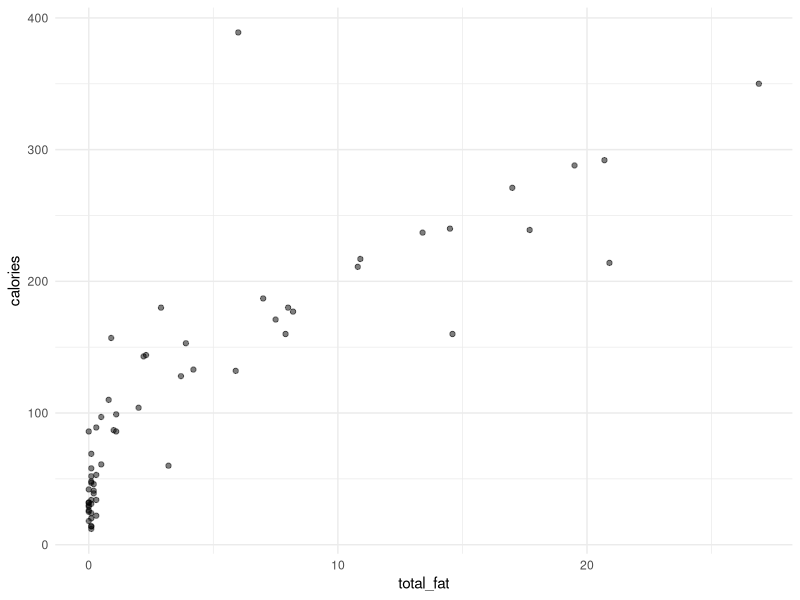
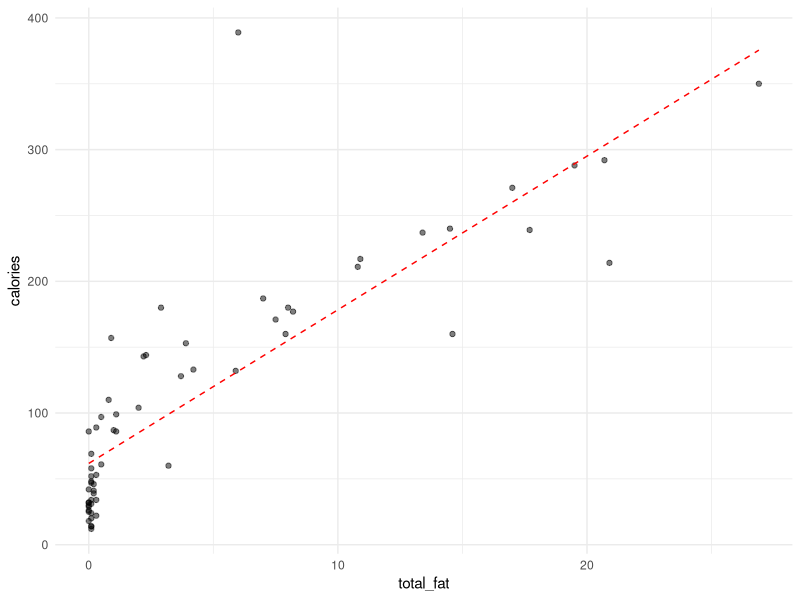
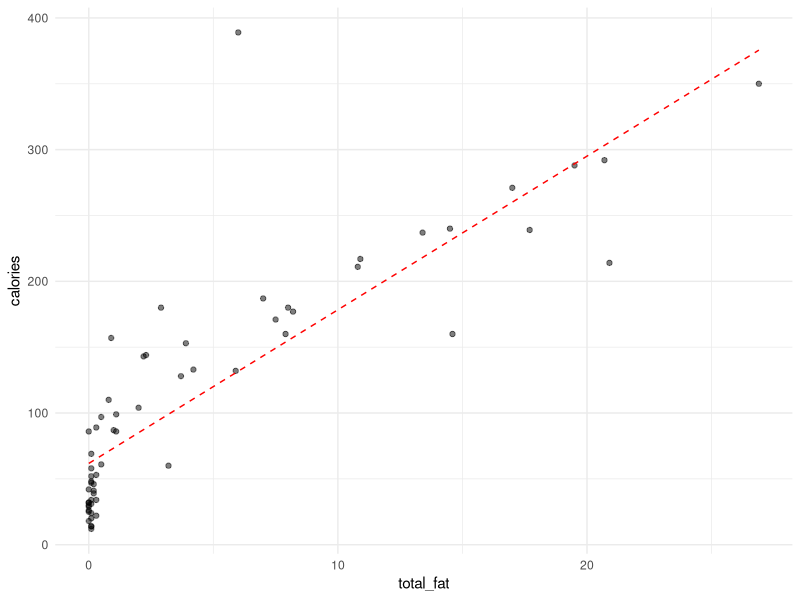
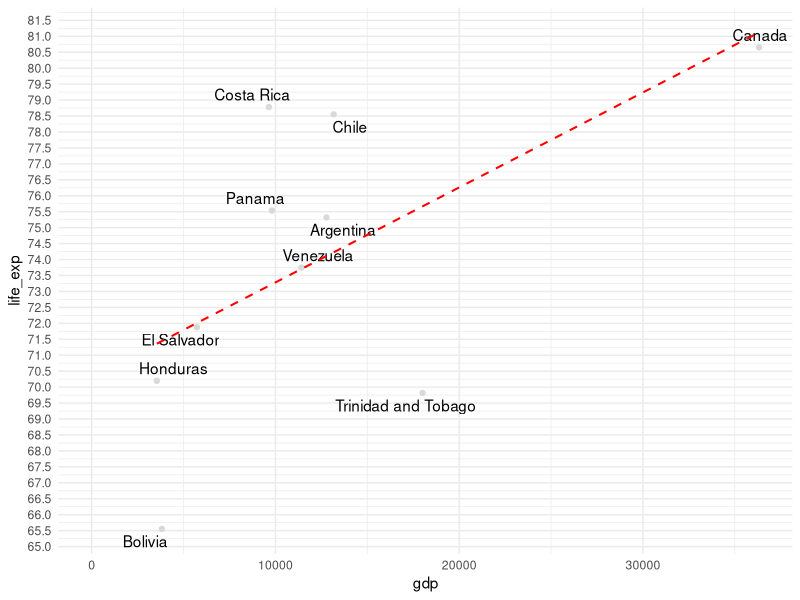

Source code (R) for these figures, in order:
## ---- chunk 1
#| include: false
#| message: false
library(broom)
library(ggrepel)
library(tidyverse)
theme_set(theme_minimal())

food <- read_csv(file.path("..", "data", "food.csv"))
## ---- chunk 2
food |>
  ggplot(aes(total_fat, calories)) +
  geom_point(alpha = 0.5)
## ---- chunk 3
#| echo: false

model <- lm(calories ~ total_fat, data = food)
model |>
  augment(newdata = food) |>
  ggplot(aes(total_fat, calories)) +
  geom_point(alpha = 0.5) +
  geom_line(aes(y = .fitted), color = "red", linetype = "dashed")
## ---- chunk 4
model <- lm(calories ~ total_fat, data = food)
## ---- chunk 5
model
## ---- chunk 6
summary(model)
## ---- chunk 7
model |>
  augment(newdata = food) |>
  rename(fitted = .fitted, resid = .resid) |> 
  select(item, calories, total_fat, fitted, resid) |> 
  slice_head(n = 5)
## ---- chunk 8
model |>
  glance()
## ---- chunk 9
model |>
  tidy()
## ---- chunk 10
model |>
  augment(newdata = food) |>
  select(item, total_fat, calories, .fitted, .resid)
## ---- chunk 11
model |>
  augment(newdata = food) |>
  ggplot(aes(total_fat, calories)) +
  geom_point(alpha = 0.5) +
  geom_line(aes(y = .fitted), color = "red", linetype = "dashed")
## ---- chunk 12
#| echo: false
#| message: false


hans <- read_csv("../data/hans_roslin.csv")
set.seed(1)
hans_subset <- hans |>
  filter(year %in% c(2007)) |>
  filter(continent == "Americas") |>
  slice_sample(n = 10) |>
  select(country, year, gdp, life_exp)

hans_subset |> 
  ggplot(aes(gdp, life_exp)) +
  geom_point(color = "grey85") +
  geom_text_repel(aes(label = country)) +
  geom_smooth(
    method = "lm",
    se = FALSE,
    color = "red",
    linewidth = 0.7,
    linetype = "dashed"
  ) +
  scale_x_continuous(limits = c(0, NA)) +
  scale_y_continuous(n.breaks = 50)
